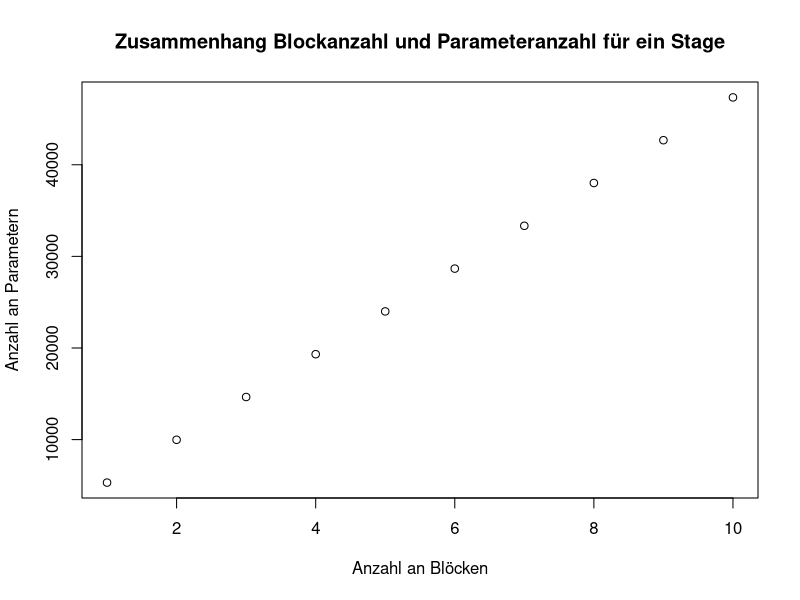
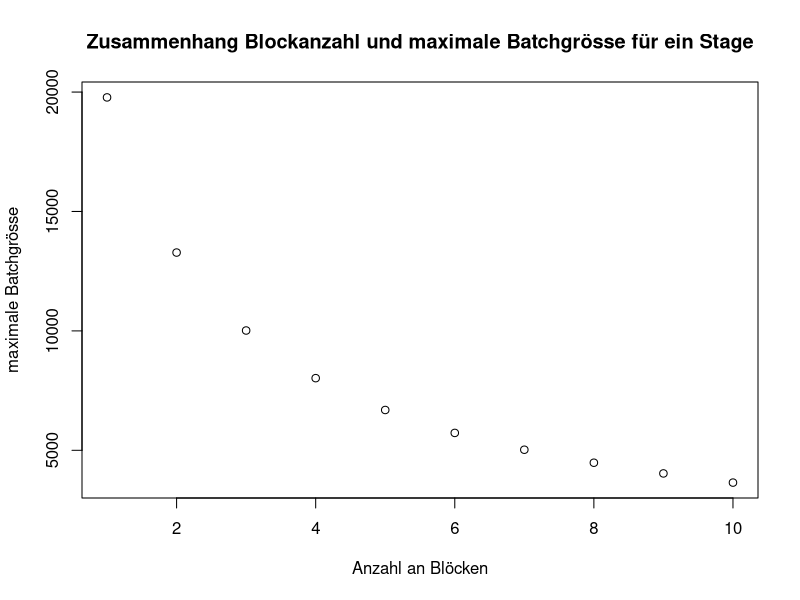
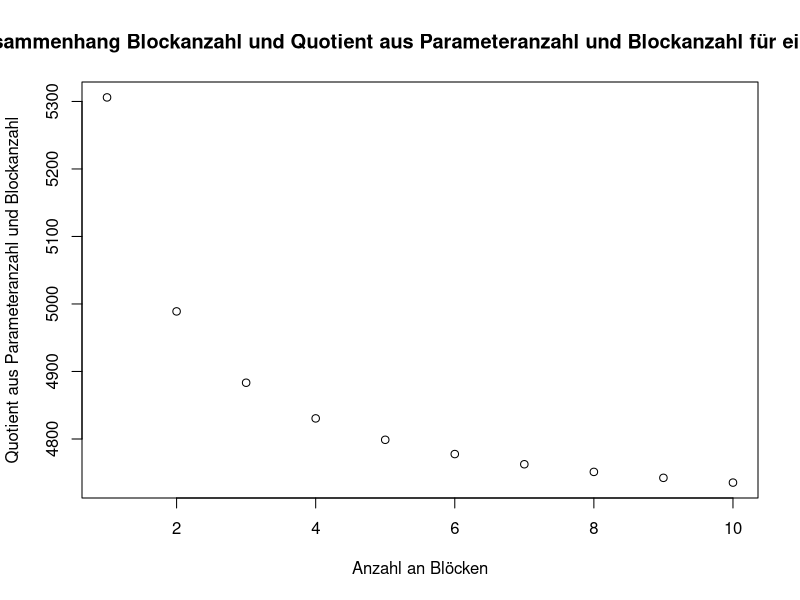
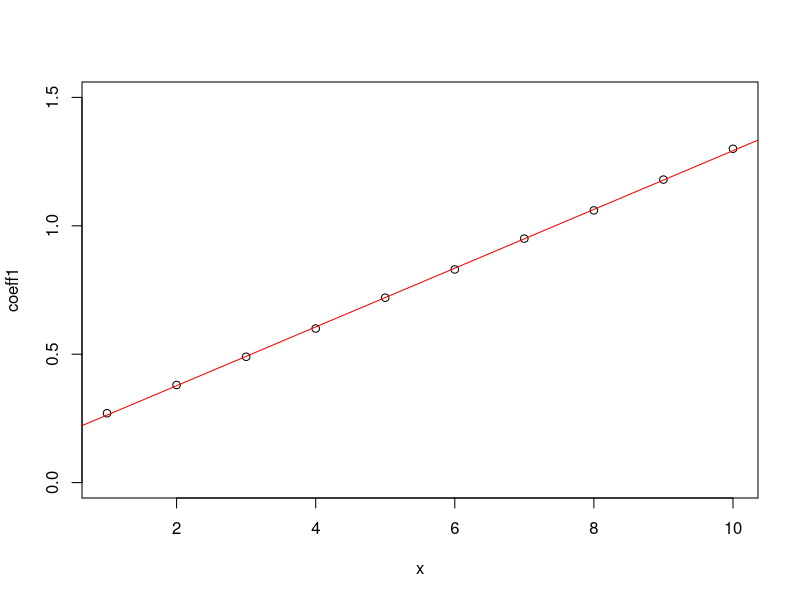
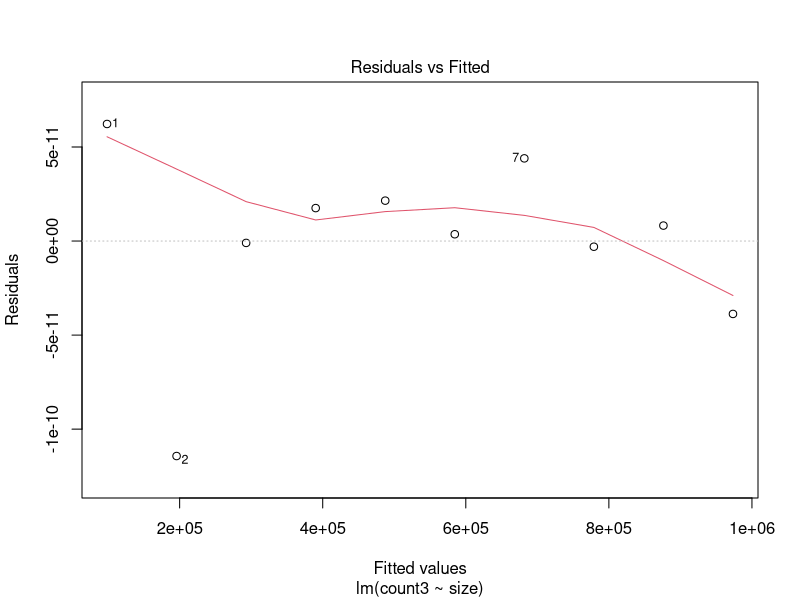
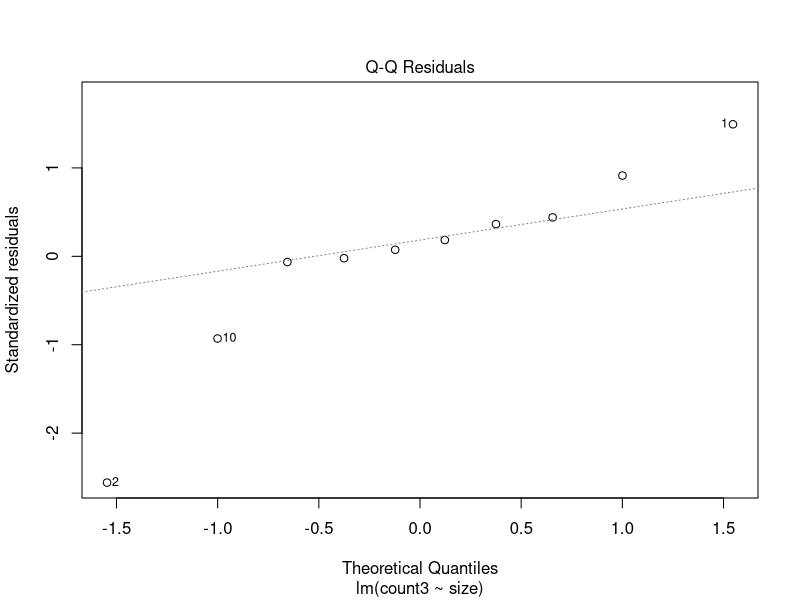
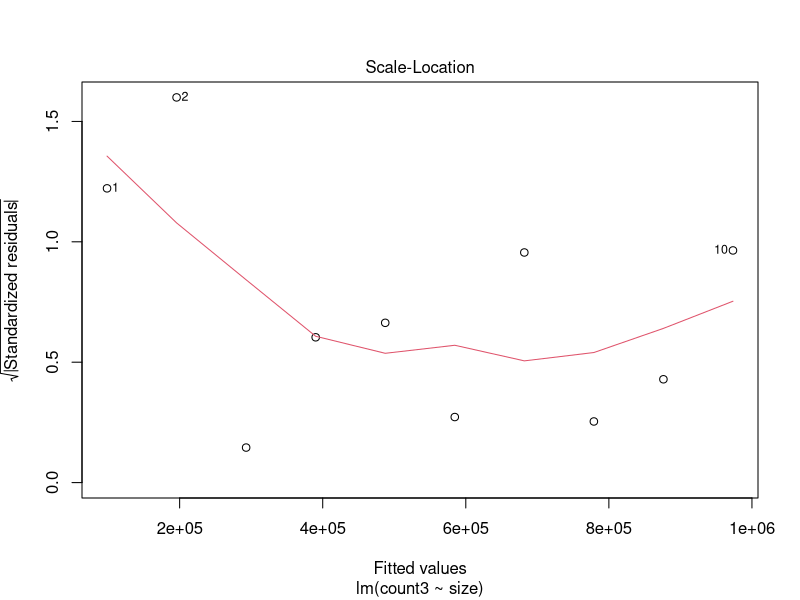
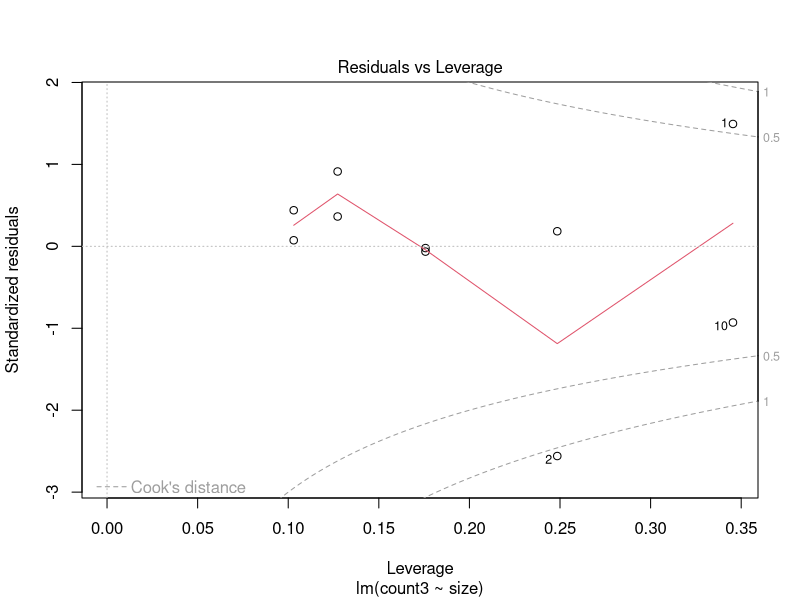

Generate these figures, in order, with R:
#fitte geraden

# s=1
count1 <- c(5306, 9978, 14650, 19322, 23994, 28666, 33338, 38010, 42682, 47354)
batch1 <- c(19776, 13280, 10016, 8021, 6688, 5728, 5024, 4480, 4032, 3648)
coeff1 <- c(0.27, 0.38, 0.49, 0.60, 0.72, 0.83, 0.95, 1.06, 1.18, 1.30)
x <- c(1, 2, 3, 4, 5, 6, 7, 8, 9, 10)
plot(x,count1,xlab ="Anzahl an Blöcken", ylab ="Anzahl an Parametern",main ="Zusammenhang Blockanzahl und Parameteranzahl für ein Stage")
plot(x,batch1,xlab ="Anzahl an Blöcken", ylab ="maximale Batchgrösse",main ="Zusammenhang Blockanzahl und maximale Batchgrösse für ein Stage")
c<-count1/x

plot(x,c,xlab ="Anzahl an Blöcken", ylab ="Quotient aus Parameteranzahl und Blockanzahl",main ="Zusammenhang Blockanzahl und Quotient aus Parameteranzahl und Blockanzahl für ein Stage")
gerade1<-lm(coeff1 ~ x)
summary(gerade1)
par(new=FALSE)
plot(x,coeff1,xlim=c(1,10),ylim=c(0,1.5))
par(new=TRUE)
abline( 0.1487  ,    0.1144 , col="red" )

#s=3

count3 <- c(98522, 195738, 292954, 390170, 487386, 584602, 681818, 779034, 876250, 973466)
batch3 <- c(13824, 8878, 6380, 4987, 4096, 3453, 2976, 2656, 2363, 2156)
coeff3  <- c(7.12, 11.02, 15.31, 19.56, 23.80, 28.22, 32.73, 36.66, 41.20, 45.15)
size <- c(1,2,3,4,5,6,7,8,9,10)

gerade3<-lm(coeff3 ~ size)
summary(gerade3)
gerade3x <-lm (count3 ~ size)
plot(gerade3x)


count3S <- c(98522, 195738, 292954, 390170, 487386)
batch3S <- c(642, 552, 463, 384,256)
coeff3S <- c(153.46, 177.30, 210.91, 254.02, 380.77)
size3S <- c(1,2,3,4,5)
gerade3S<-lm(coeff3S ~ size3S)
